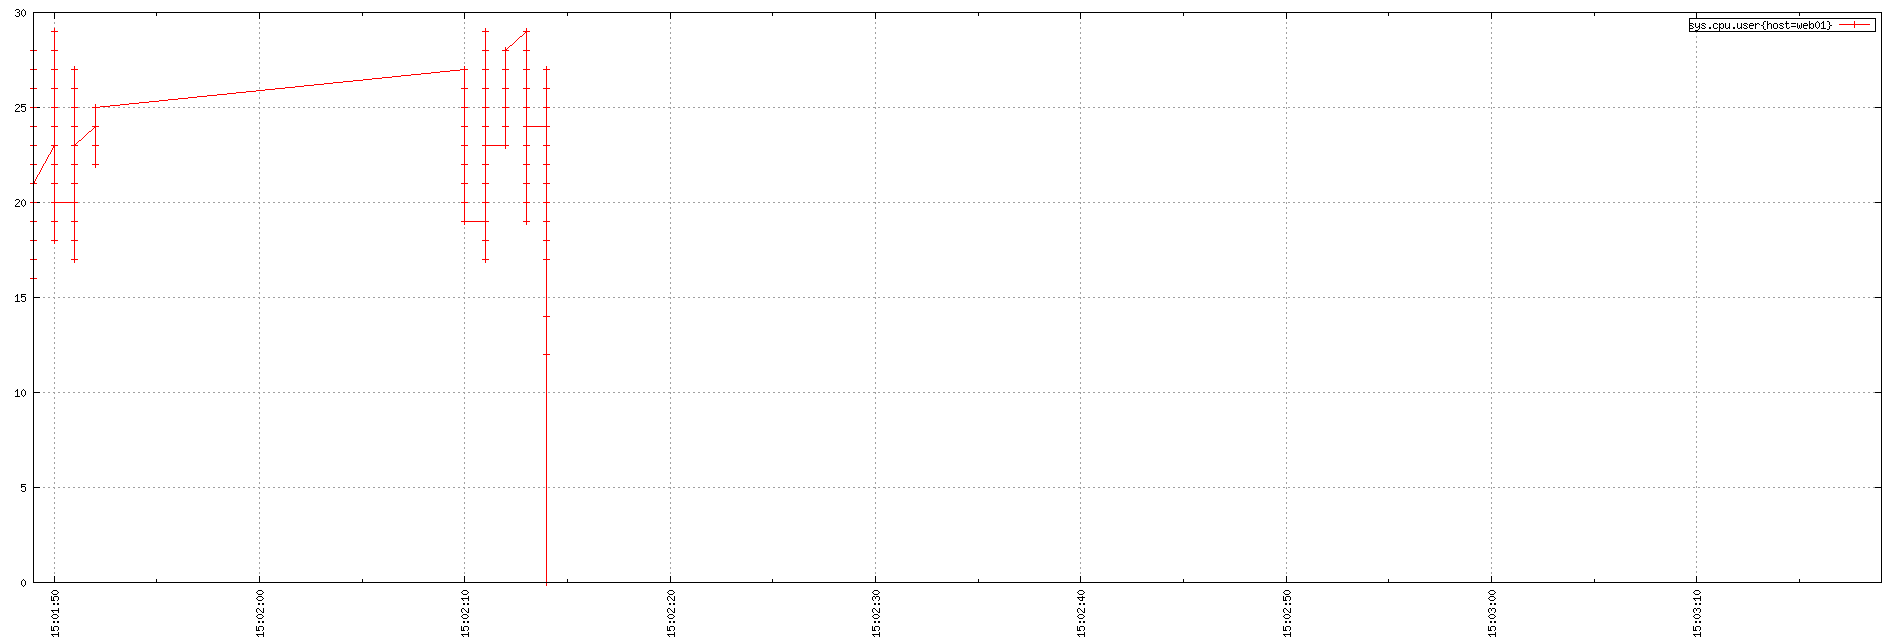

Recreate this plot in gnuplot.
set term png small size 1900,644
set xdata time
set timefmt "%s"
if (GPVAL_VERSION < 4.6) set xtics rotate; else set xtics rotate right
set output "${TMPDIR-'tmp'}/tsd/8182373d.png"
set xrange ["1673881309":"1673881399"]
set format x "%H:%M:%S"
set grid
set style data linespoint
set key right box
set yrange [0:]
plot  "${TMPDIR-'tmp'}/tsd/8182373d_0.dat" using 1:2 title "sys.cpu.user{host=web01}"
